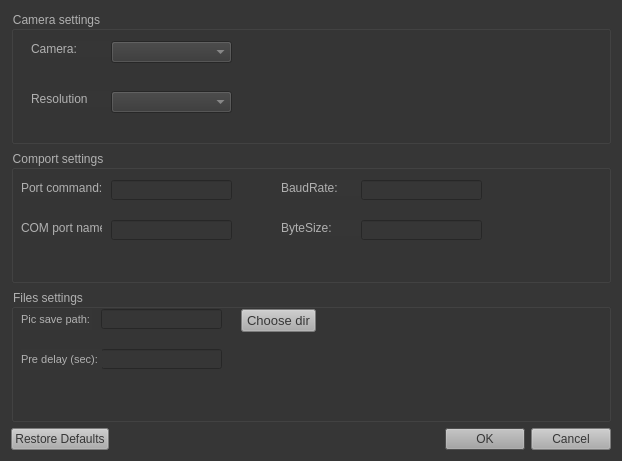
<?xml version="1.0" encoding="UTF-8"?>
<ui version="4.0">
 <class>Settings</class>
 <widget class="QDialog" name="Settings">
  <property name="geometry">
   <rect>
    <x>0</x>
    <y>0</y>
    <width>622</width>
    <height>461</height>
   </rect>
  </property>
  <property name="windowTitle">
   <string>Dialog</string>
  </property>
  <property name="styleSheet">
   <string notr="true">background:rgb(54, 54, 54);color: rgb(177, 177, 177);
alternate-background-color: rgb(97, 97, 97);
selection-background-color: rgb(97, 97, 97);
</string>
  </property>
  <property name="locale">
   <locale language="English" country="UnitedStates"/>
  </property>
  <layout class="QHBoxLayout" name="horizontalLayout">
   <item>
    <layout class="QVBoxLayout" name="verticalLayout">
     <item>
      <widget class="QGroupBox" name="groupBox">
       <property name="sizePolicy">
        <sizepolicy hsizetype="Minimum" vsizetype="Minimum">
         <horstretch>0</horstretch>
         <verstretch>0</verstretch>
        </sizepolicy>
       </property>
       <property name="minimumSize">
        <size>
         <width>530</width>
         <height>130</height>
        </size>
       </property>
       <property name="title">
        <string>Camera settings</string>
       </property>
       <property name="flat">
        <bool>false</bool>
       </property>
       <property name="checkable">
        <bool>false</bool>
       </property>
       <widget class="QLabel" name="label_10">
        <property name="geometry">
         <rect>
          <x>20</x>
          <y>80</y>
          <width>81</width>
          <height>16</height>
         </rect>
        </property>
        <property name="text">
         <string>Resolution</string>
        </property>
       </widget>
       <widget class="QLabel" name="label_11">
        <property name="geometry">
         <rect>
          <x>20</x>
          <y>30</y>
          <width>81</width>
          <height>16</height>
         </rect>
        </property>
        <property name="text">
         <string>Camera:</string>
        </property>
       </widget>
       <widget class="QComboBox" name="camera_box">
        <property name="geometry">
         <rect>
          <x>100</x>
          <y>30</y>
          <width>121</width>
          <height>22</height>
         </rect>
        </property>
        <property name="styleSheet">
         <string notr="true">background-color: rgb(54, 54, 54);color:rgb(173, 173, 173)</string>
        </property>
       </widget>
       <widget class="QComboBox" name="resolution">
        <property name="geometry">
         <rect>
          <x>100</x>
          <y>80</y>
          <width>121</width>
          <height>22</height>
         </rect>
        </property>
        <property name="styleSheet">
         <string notr="true">background-color: rgb(54, 54, 54);color:rgb(173, 173, 173)</string>
        </property>
       </widget>
      </widget>
     </item>
     <item>
      <widget class="QGroupBox" name="groupBox_2">
       <property name="sizePolicy">
        <sizepolicy hsizetype="Minimum" vsizetype="Minimum">
         <horstretch>0</horstretch>
         <verstretch>0</verstretch>
        </sizepolicy>
       </property>
       <property name="minimumSize">
        <size>
         <width>530</width>
         <height>130</height>
        </size>
       </property>
       <property name="title">
        <string>Comport settings</string>
       </property>
       <widget class="QLabel" name="label_2">
        <property name="geometry">
         <rect>
          <x>10</x>
          <y>30</y>
          <width>81</width>
          <height>16</height>
         </rect>
        </property>
        <property name="text">
         <string>Port command:</string>
        </property>
       </widget>
       <widget class="QLineEdit" name="port_command">
        <property name="geometry">
         <rect>
          <x>100</x>
          <y>30</y>
          <width>121</width>
          <height>20</height>
         </rect>
        </property>
        <property name="text">
         <string/>
        </property>
       </widget>
       <widget class="QLineEdit" name="port_name">
        <property name="geometry">
         <rect>
          <x>100</x>
          <y>70</y>
          <width>121</width>
          <height>20</height>
         </rect>
        </property>
        <property name="text">
         <string/>
        </property>
       </widget>
       <widget class="QLabel" name="label_3">
        <property name="geometry">
         <rect>
          <x>10</x>
          <y>70</y>
          <width>81</width>
          <height>16</height>
         </rect>
        </property>
        <property name="text">
         <string>COM port name:</string>
        </property>
       </widget>
       <widget class="QLabel" name="label_4">
        <property name="geometry">
         <rect>
          <x>270</x>
          <y>30</y>
          <width>81</width>
          <height>16</height>
         </rect>
        </property>
        <property name="text">
         <string>BaudRate:</string>
        </property>
       </widget>
       <widget class="QLineEdit" name="port_boundrate">
        <property name="geometry">
         <rect>
          <x>350</x>
          <y>30</y>
          <width>121</width>
          <height>20</height>
         </rect>
        </property>
        <property name="text">
         <string/>
        </property>
       </widget>
       <widget class="QLabel" name="label_5">
        <property name="geometry">
         <rect>
          <x>270</x>
          <y>70</y>
          <width>81</width>
          <height>16</height>
         </rect>
        </property>
        <property name="text">
         <string>ByteSize:</string>
        </property>
       </widget>
       <widget class="QLineEdit" name="port_bytesize">
        <property name="geometry">
         <rect>
          <x>350</x>
          <y>70</y>
          <width>121</width>
          <height>20</height>
         </rect>
        </property>
        <property name="text">
         <string/>
        </property>
       </widget>
      </widget>
     </item>
     <item>
      <widget class="QGroupBox" name="groupBox_3">
       <property name="sizePolicy">
        <sizepolicy hsizetype="Minimum" vsizetype="Minimum">
         <horstretch>0</horstretch>
         <verstretch>0</verstretch>
        </sizepolicy>
       </property>
       <property name="minimumSize">
        <size>
         <width>530</width>
         <height>130</height>
        </size>
       </property>
       <property name="title">
        <string>Files settings</string>
       </property>
       <widget class="QLineEdit" name="dir_path">
        <property name="geometry">
         <rect>
          <x>90</x>
          <y>20</y>
          <width>121</width>
          <height>20</height>
         </rect>
        </property>
        <property name="text">
         <string/>
        </property>
       </widget>
       <widget class="QPushButton" name="choose_dir_btn">
        <property name="geometry">
         <rect>
          <x>230</x>
          <y>20</y>
          <width>75</width>
          <height>23</height>
         </rect>
        </property>
        <property name="styleSheet">
         <string notr="true">background-color: rgb(173, 173, 173); font-size: 10pt;color:rgb(54, 54, 54)</string>
        </property>
        <property name="text">
         <string>Choose dir</string>
        </property>
       </widget>
       <widget class="QLabel" name="label">
        <property name="geometry">
         <rect>
          <x>10</x>
          <y>20</y>
          <width>71</width>
          <height>21</height>
         </rect>
        </property>
        <property name="styleSheet">
         <string notr="true">font: 8pt;</string>
        </property>
        <property name="text">
         <string>Pic save path:</string>
        </property>
       </widget>
       <widget class="QLineEdit" name="delay">
        <property name="geometry">
         <rect>
          <x>90</x>
          <y>60</y>
          <width>121</width>
          <height>20</height>
         </rect>
        </property>
        <property name="text">
         <string/>
        </property>
       </widget>
       <widget class="QLabel" name="label_12">
        <property name="geometry">
         <rect>
          <x>10</x>
          <y>60</y>
          <width>81</width>
          <height>21</height>
         </rect>
        </property>
        <property name="styleSheet">
         <string notr="true">font: 8pt;</string>
        </property>
        <property name="text">
         <string>Pre delay (sec):</string>
        </property>
       </widget>
      </widget>
     </item>
     <item>
      <widget class="QDialogButtonBox" name="buttonBox">
       <property name="styleSheet">
        <string notr="true">background-color: rgb(173, 173, 173);color:rgb(54, 54, 54)</string>
       </property>
       <property name="locale">
        <locale language="English" country="TrinidadAndTobago"/>
       </property>
       <property name="standardButtons">
        <set>QDialogButtonBox::Cancel|QDialogButtonBox::Ok|QDialogButtonBox::RestoreDefaults</set>
       </property>
       <property name="centerButtons">
        <bool>false</bool>
       </property>
      </widget>
     </item>
    </layout>
   </item>
  </layout>
 </widget>
 <resources/>
 <connections/>
</ui>
